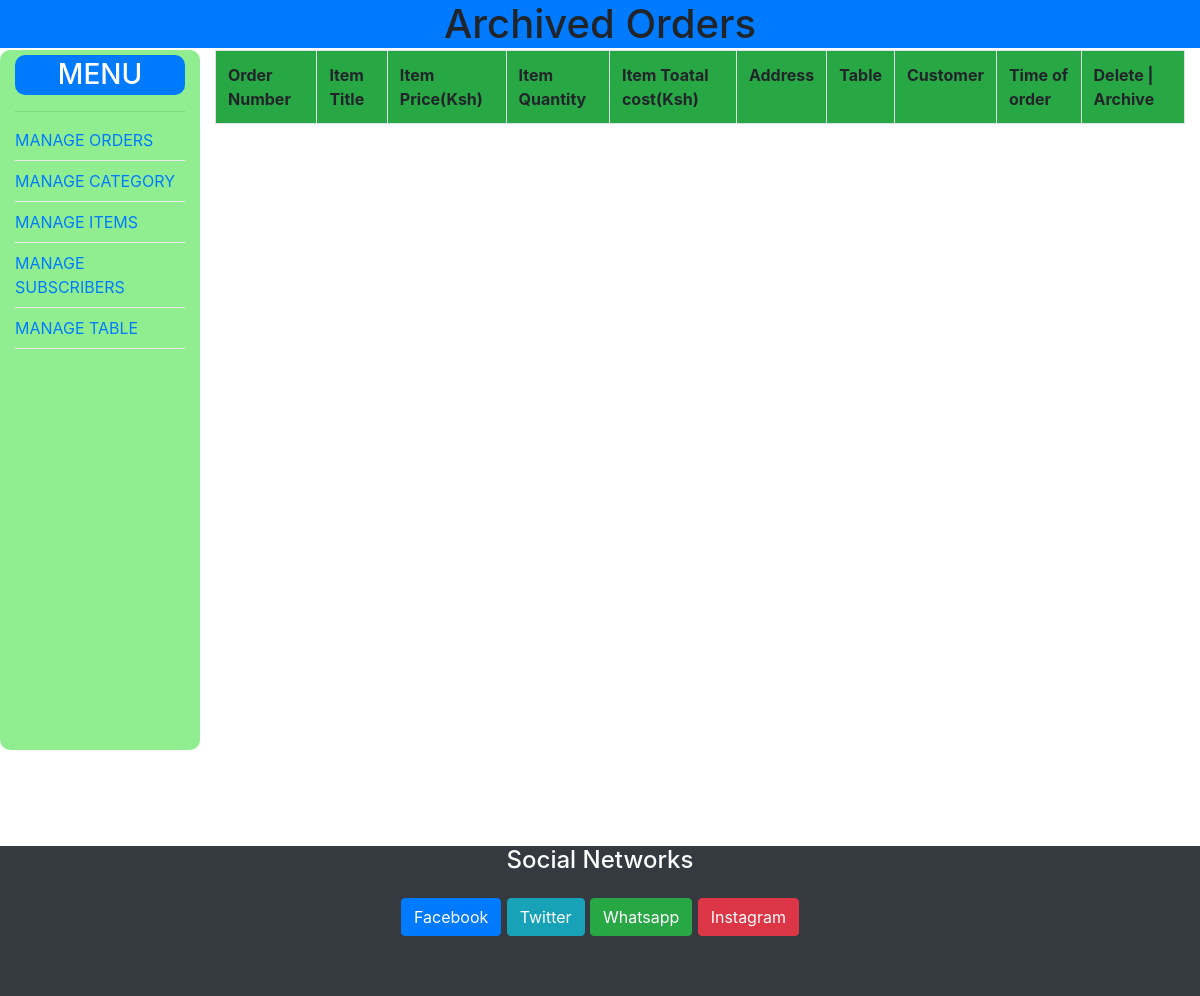
The page /admin/archive.php on the database as committed earlier.
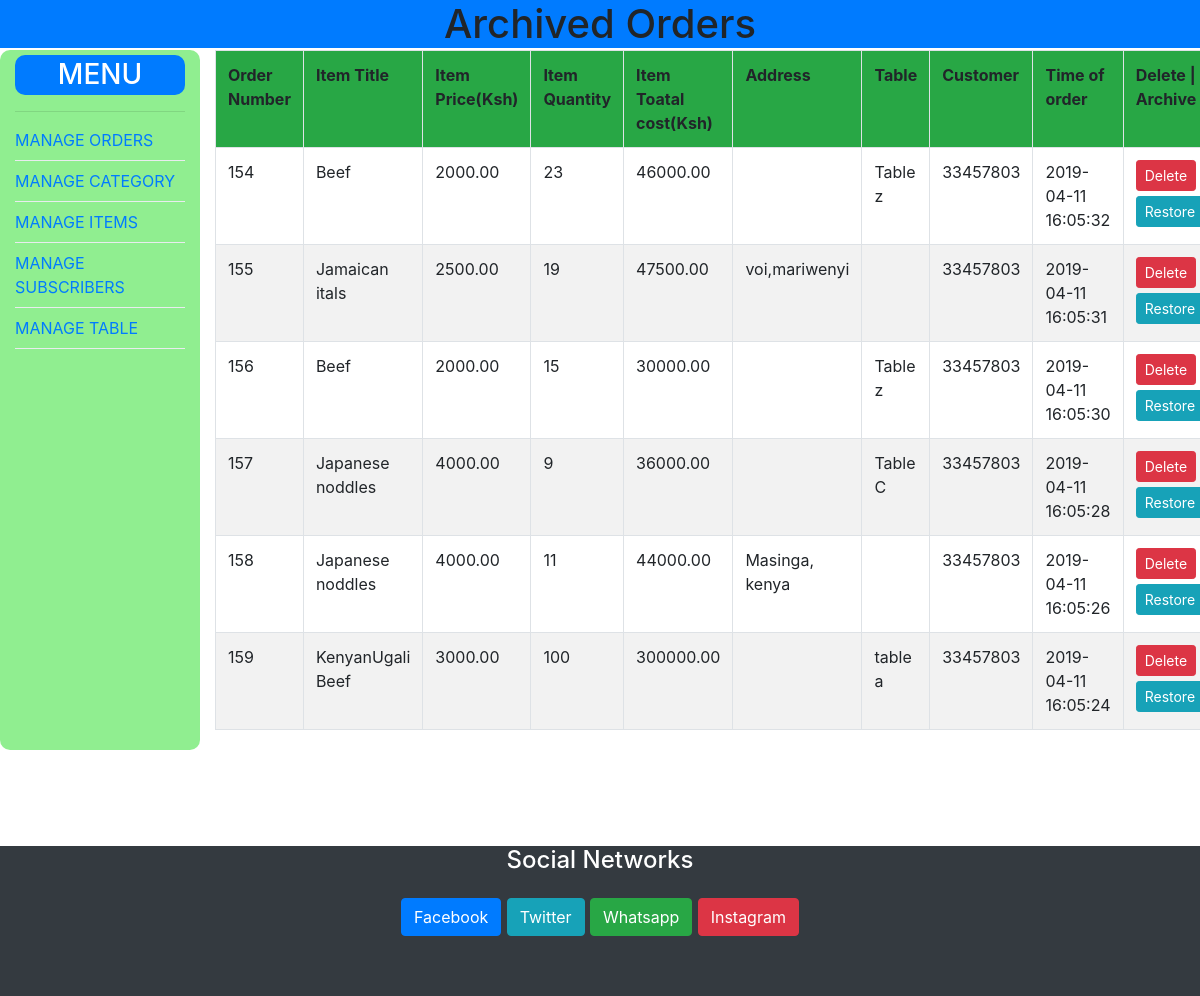
The same page on the database as committed later.
### tables this page shows
CREATE TABLE `orders` (
  `id` int(11) NOT NULL,
  `name` varchar(100) NOT NULL,
  `price` decimal(50,2) NOT NULL,
  `quant` int(100) NOT NULL,
  `tot_cost` decimal(50,2) NOT NULL,
  `customer` varchar(100) NOT NULL,
  `address` varchar(250) NOT NULL,
  `tabl` varchar(100) NOT NULL,
  `time_order` datetime DEFAULT CURRENT_TIMESTAMP ON UPDATE CURRENT_TIMESTAMP,
  `archive` tinyint(4) NOT NULL DEFAULT '1',
  `delivery` tinyint(11) NOT NULL DEFAULT '0'
);

### admin/archive.php (the view, shortened to what this page needs)
<?php
require('connect.php');
$arc_select = $conn->query("SELECT * FROM orders WHERE archive = '0'");
 ?>
 <!DOCTYPE html>
 <html>
 <head>
 	<link rel="stylesheet" href="https://stackpath.bootstrapcdn.com/bootstrap/4.2.1/css/bootstrap.min.css">
 </head>
 <body>
	<h1 style="text-align: center;" class="bg-primary fixed-top">Archived Orders</h1>
	<div class="container-fluid">
		<div class="row" style="margin-top: 50px;">
			<?php include 'incl/sidebar.php'; ?>
 			<div class="col-md-10">
 				 	<table class="table table-striped table-hover table-bordered" style="padding: 10px;">
					<tr class="bg-success">
						<th>Order Number</th>
						<th>Item Title</th>
						<th>Item Price(Ksh)</th>
						<th>Item Quantity</th>
						<th>Item Toatal cost(Ksh)</th>
						<th>Address</th>
						<th>Table</th>
						<th>Customer</th>
						<th>Time of order</th>
						<th>Delete | Archive</th>
					</tr>
					<?php while($order = mysqli_fetch_assoc($arc_select)): ?>
					<tr>
						<td>
							<?=$order['id'] ;?>
						</td>
						<td>
							<?=$order['name']; ?>
						</td>
						<td>
							<?=$order['price']; ?>
						</td>
						<td>
							<?=$order['quant']; ?>
						</td>
						<td>
							<?=$order['tot_cost']; ?>
						</td>
						<td>
							<?=$order['address']; ?>
						</td>
						<td>
							<?=$order['tabl']; ?>
						</td>
						<td>
							<?=$order['customer']; ?>
						</td>
						<td>
							<?=$order['time_order']; ?>
						</td>
						<td>
							<a style="margin-bottom: 5px;" href="archive.php?delete=<?=$order['id'] ; ?>" class="btn btn-danger btn-sm">Delete</a>
							<a href="archive.php?restore=<?=$order['id'] ; ?>" class="btn btn-info btn-sm">Restore</a>
						</td>
					</tr>
					<?php endwhile; ?>
				</table>
 			</div>
 		</div>
 	</div>
<?php include 'incl/footer.php'; ?>

Rows that differ between the two databases and show on the page:
added orders: id "154", name "Beef", price "2000.00", quant "23", tot_cost "46000.00", tabl "Table z", customer "33457803", time_order "2019-04-11 16:05:32"
added orders: id "155", name "Jamaican itals", price "2500.00", quant "19", tot_cost "47500.00", address "voi,mariwenyi", customer "33457803", time_order "2019-04-11 16:05:31"
added orders: id "156", name "Beef", price "2000.00", quant "15", tot_cost "30000.00", tabl "Table z", customer "33457803", time_order "2019-04-11 16:05:30"
added orders: id "157", name "Japanese noddles", price "4000.00", quant "9", tot_cost "36000.00", tabl "Table C", customer "33457803", time_order "2019-04-11 16:05:28"
added orders: id "158", name "Japanese noddles", price "4000.00", quant "11", tot_cost "44000.00", address "Masinga, kenya", customer "33457803", time_order "2019-04-11 16:05:26"
added orders: id "159", name "KenyanUgali Beef", price "3000.00", quant "100", tot_cost "300000.00", tabl "table a", customer "33457803", time_order "2019-04-11 16:05:24"
